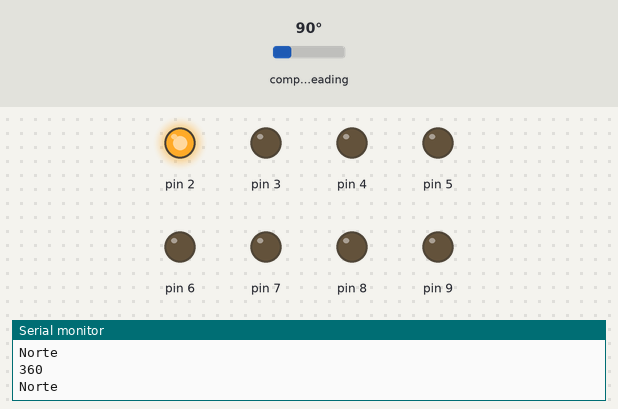
Bench run of a sketch on a simulated Arduino Uno, built with avr-gcc and run on an emulated ATmega328P. Shown: output pins drawn as LEDs (lit = HIGH), the last lines printed to the serial monitor. The test bench sets the inputs (shaded band); at power-on: compass heading 90°.

Above: at 1.3 s.
1.4 s: compass heading set to 70°
2.9 s: compass heading set to 64°
At 4.2 s:
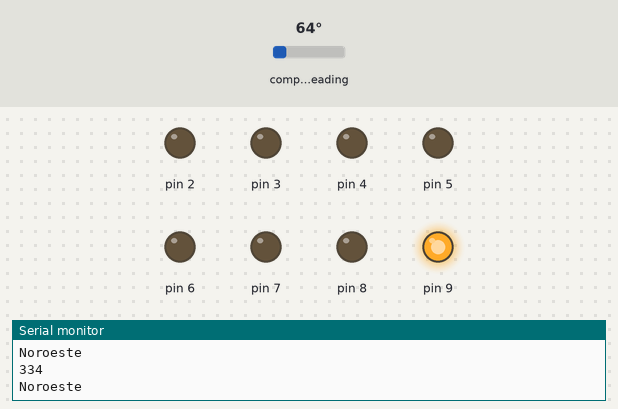
4.5 s: compass heading set to 26°
6.0 s: compass heading set to 21°
At 7.0 s:
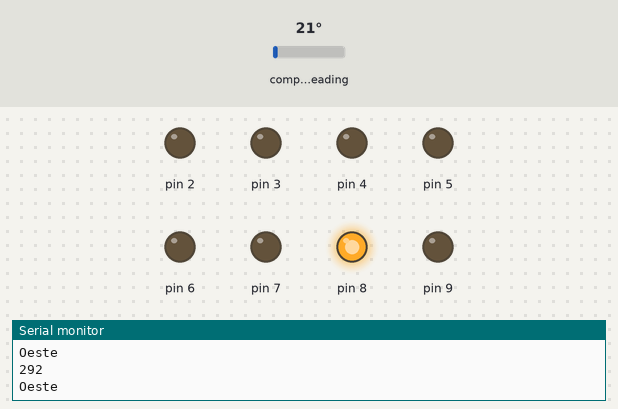
7.5 s: compass heading set to 180°
At 8.3 s:
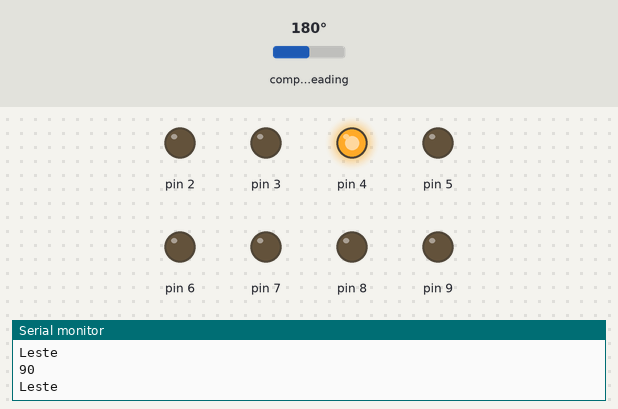
9.0 s: compass heading set to 198°
10.5 s: compass heading set to 208°
At 10.9 s:
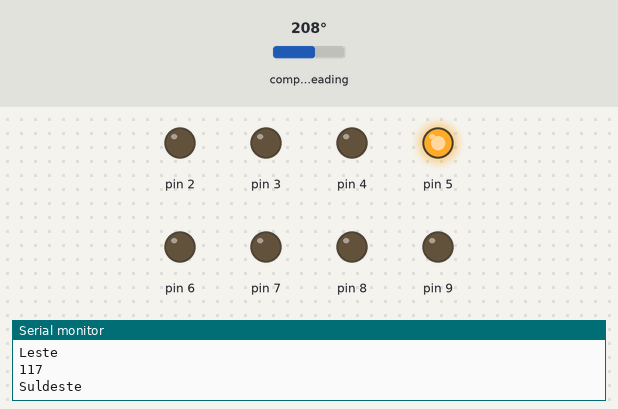
Timing chart, 0 to 13.0 s (numbered marks = the images above; inputs shaded):
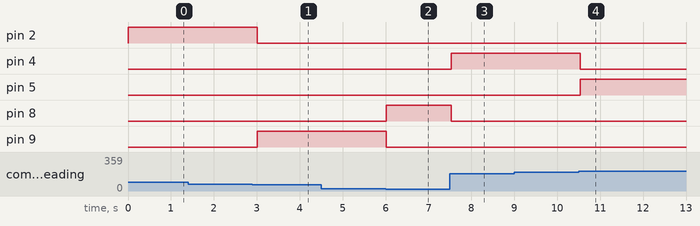

Measured:
- the behaviour switches between 67 and 66° on compass heading (found by bisection; images 0 and 1)
- the behaviour switches between 23 and 22° on compass heading (found by bisection; images 1 and 2)
- the behaviour switches between 203 and 204° on compass heading (found by bisection; images 3 and 4)
- after the input at 2.9 s, pin 2: HIGH → LOW after 0.11 s; pin 9: LOW → HIGH after 0.11 s
- after the input at 6.0 s, pin 8: LOW → HIGH at once; pin 9: HIGH → LOW at once
- after the input at 7.5 s, pin 4: LOW → HIGH at once; pin 8: HIGH → LOW at once
- after the input at 10.5 s, pin 4: HIGH → LOW at once; pin 5: LOW → HIGH at once

The sketch:

A_COM3.ino
```cpp
#include <Wire.h> //Biblioteca de Comunicacao I2C
#include <MechaQMC5883.h> //Biblioteca do Sensor QMC5883 - Modulo GY-273
MechaQMC5883 bussola; //Criacao do objeto para o sensor
int x = 0, y = 0, z = 0;
int angulo = 0;
void setup()
{
    Wire.begin(); //Inicializacao da Comunicacao I2C
    Serial.begin(9600); //Inicializacao da comunicacao Serial
    bussola.init(); //Inicializando o Sensor QMC5883
    for(byte pino = 2; pino <= 9; pino++)
    {
     pinMode(pino, OUTPUT);
    }
}
void loop()
{
  bussola.read(&x,&y,&z); //Obter o valor dos eixos X, Y e Z do Sensor
  angulo = atan2(x, y)/0.0174532925; //Calculo do angulo usando os eixos X e Y atraves     da formula
//Ajuste do angulo entre 0 e 360 graus
if(angulo < 0)
angulo+=360;
angulo = 360-angulo;
Serial.println(angulo); //Imprime o valor do angulo na Serial do Arduino
//Apresentando o sentido com base no angulo encontrado
if (angulo > 338 || angulo < 22)
{
digitalWrite(2, HIGH);
digitalWrite(3, LOW);
digitalWrite(4, LOW);
digitalWrite(5, LOW);
digitalWrite(6, LOW);
digitalWrite(7, LOW);
digitalWrite(8, LOW);
digitalWrite(9, LOW);
Serial.println("Norte");
}
if (angulo > 22 && angulo < 68)
{
digitalWrite(2, LOW);
digitalWrite(3, HIGH);
digitalWrite(4, LOW);
digitalWrite(5, LOW);
digitalWrite(6, LOW);
digitalWrite(7, LOW);
digitalWrite(8, LOW);
digitalWrite(9, LOW);
Serial.println("Nordeste");
}
if (angulo > 68 && angulo < 113)
{
digitalWrite(2, LOW);
digitalWrite(3, LOW);
digitalWrite(4, HIGH);
digitalWrite(5, LOW);
digitalWrite(6, LOW);
digitalWrite(7, LOW);
digitalWrite(8, LOW);
digitalWrite(9, LOW);
Serial.println("Leste");
}
if (angulo > 113 && angulo < 158)
{
digitalWrite(2, LOW);
digitalWrite(3, LOW);
digitalWrite(4, LOW);
digitalWrite(5, HIGH);
digitalWrite(6, LOW);
digitalWrite(7, LOW);
digitalWrite(8, LOW);
digitalWrite(9, LOW);
Serial.println("Suldeste");
}
if (angulo > 158 && angulo < 203)
{
digitalWrite(2, LOW);
digitalWrite(3, LOW);
digitalWrite(4, LOW);
digitalWrite(5, LOW);
digitalWrite(6, HIGH);
digitalWrite(7, LOW);
digitalWrite(8, LOW);
digitalWrite(9, LOW);
Serial.println("Sul");
}
if (angulo > 203 && angulo < 248)
{
digitalWrite(2, LOW);
digitalWrite(3, LOW);
digitalWrite(4, LOW);
digitalWrite(5, LOW);
digitalWrite(6, LOW);
digitalWrite(7, HIGH);
digitalWrite(8, LOW);
digitalWrite(9, LOW);
Serial.println("Suldoste");
}
if (angulo > 248 && angulo < 293)
{
digitalWrite(2, LOW);
digitalWrite(3, LOW);
digitalWrite(4, LOW);
digitalWrite(5, LOW);
digitalWrite(6, LOW);
digitalWrite(7, LOW);
digitalWrite(8, HIGH);
digitalWrite(9, LOW);
Serial.println("Oeste");
}
if (angulo > 293 && angulo < 338)
{
digitalWrite(2, LOW);
digitalWrite(3, LOW);
digitalWrite(4, LOW);
digitalWrite(5, LOW);
digitalWrite(6, LOW);
digitalWrite(7, LOW);
digitalWrite(8, LOW);
digitalWrite(9, HIGH);
Serial.println("Noroeste");
}
delay(500); //Delay de 500 ms entre novas leituras
}
```
